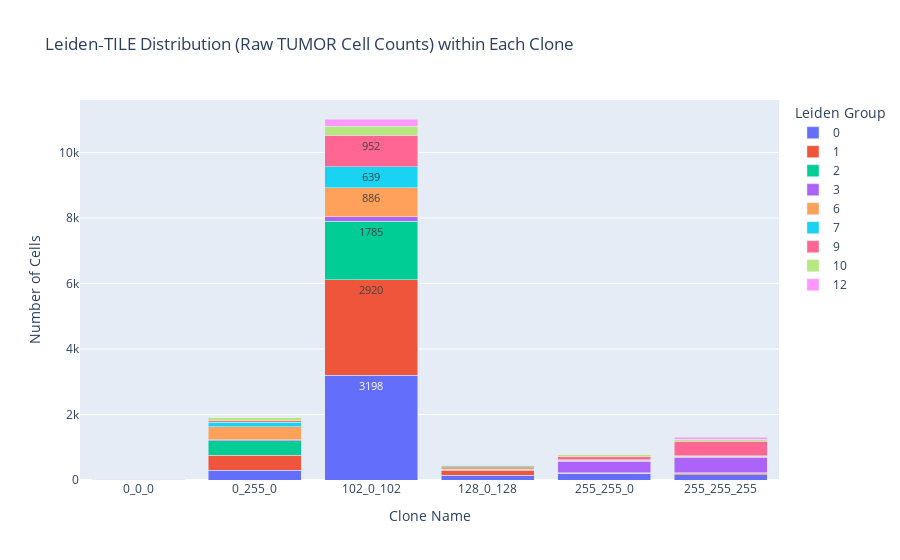

Here is the notebook cell this chart was saved with:
### Markdown cell above
## Tumor Cell Counts of Leiden by TILEs

### Code cell
import pandas as pd
import plotly.express as px

# 1. Extract the relevant columns from your AnnData
obs = adata_tumor_inTiles.obs[['Clone', 'leiden']].copy()

# 2. Filter to only the six Clone groups of interest
clone_list = ['102_0_102', '255_255_0', '255_255_255', '0_255_0', '128_0_128', '0_0_0']
obs = obs[obs['Clone'].isin(clone_list)]

# 3. Compute raw counts of each leiden within each Clone
counts = (
    obs
    .groupby(['Clone', 'leiden'])
    .size()
    .reset_index(name='count')
)

# 4. Create a stacked bar chart in Plotly
fig = px.bar(
    counts,
    x='Clone',
    y='count',
    color='leiden',
    title='Leiden‐TILE Distribution (Raw TUMOR Cell Counts) within Each Clone',
    labels={
        'count': 'Number of Cells',
        'Clone': 'Clone Name',
        'leiden': 'Leiden Group'
    },
    text='count'
)

fig.update_traces(
    texttemplate='%{text}',  # show raw counts
    textposition='inside'
)
fig.update_layout(
    barmode='stack',
    uniformtext_minsize=8,
    uniformtext_mode='hide'
)

fig.show()

### Figure 1 — Plotly figure (JSON) as saved in the notebook; plotly's stock layout.template omitted (floating-point values rounded to 4 significant figures)
{"data": [{"hovertemplate": "Leiden Group=0<br>Clone Name=%{x}<br>Number of Cells=%{text}<extra></extra>", "legendgroup": "0", "marker": {"color": "#636efa", "pattern": {"shape": ""}}, "name": "0", "orientation": "v", "showlegend": true, "text": [1.0, 293.0, 3198.0, 150.0, 184.0, 157.0], "textposition": "inside", "texttemplate": "%{text}", "type": "bar", "x": ["0_0_0", "0_255_0", "102_0_102", "128_0_128", "255_255_0", "255_255_255"], "xaxis": "x", "y": [1, 293, 3198, 150, 184, 157], "yaxis": "y"}, {"hovertemplate": "Leiden Group=1<br>Clone Name=%{x}<br>Number of Cells=%{text}<extra></extra>", "legendgroup": "1", "marker": {"color": "#EF553B", "pattern": {"shape": ""}}, "name": "1", "orientation": "v", "showlegend": true, "text": [0.0, 458.0, 2920.0, 149.0, 24.0, 54.0], "textposition": "inside", "texttemplate": "%{text}", "type": "bar", "x": ["0_0_0", "0_255_0", "102_0_102", "128_0_128", "255_255_0", "255_255_255"], "xaxis": "x", "y": [0, 458, 2920, 149, 24, 54], "yaxis": "y"}, {"hovertemplate": "Leiden Group=2<br>Clone Name=%{x}<br>Number of Cells=%{text}<extra></extra>", "legendgroup": "2", "marker": {"color": "#00cc96", "pattern": {"shape": ""}}, "name": "2", "orientation": "v", "showlegend": true, "text": [0.0, 454.0, 1785.0, 21.0, 7.0, 11.0], "textposition": "inside", "texttemplate": "%{text}", "type": "bar", "x": ["0_0_0", "0_255_0", "102_0_102", "128_0_128", "255_255_0", "255_255_255"], "xaxis": "x", "y": [0, 454, 1785, 21, 7, 11], "yaxis": "y"}, {"hovertemplate": "Leiden Group=3<br>Clone Name=%{x}<br>Number of Cells=%{text}<extra></extra>", "legendgroup": "3", "marker": {"color": "#ab63fa", "pattern": {"shape": ""}}, "name": "3", "orientation": "v", "showlegend": true, "text": [0.0, 21.0, 141.0, 4.0, 359.0, 472.0], "textposition": "inside", "texttemplate": "%{text}", "type": "bar", "x": ["0_0_0", "0_255_0", "102_0_102", "128_0_128", "255_255_0", "255_255_255"], "xaxis": "x", "y": [0, 21, 141, 4, 359, 472], "yaxis": "y"}, {"hovertemplate": "Leiden Group=6<br>Clone Name=%{x}<br>Number of Cells=%{text}<extra></extra>", "legendgroup": "6", "marker": {"color": "#FFA15A", "pattern": {"shape": ""}}, "name": "6", "orientation": "v", "showlegend": true, "text": [4.0, 395.0, 886.0, 86.0, 34.0, 39.0], "textposition": "inside", "texttemplate": "%{text}", "type": "bar", "x": ["0_0_0", "0_255_0", "102_0_102", "128_0_128", "255_255_0", "255_255_255"], "xaxis": "x", "y": [4, 395, 886, 86, 34, 39], "yaxis": "y"}, {"hovertemplate": "Leiden Group=7<br>Clone Name=%{x}<br>Number of Cells=%{text}<extra></extra>", "legendgroup": "7", "marker": {"color": "#19d3f3", "pattern": {"shape": ""}}, "name": "7", "orientation": "v", "showlegend": true, "text": [0.0, 137.0, 639.0, 41.0, 5.0, 6.0], "textposition": "inside", "texttemplate": "%{text}", "type": "bar", "x": ["0_0_0", "0_255_0", "102_0_102", "128_0_128", "255_255_0", "255_255_255"], "xaxis": "x", "y": [0, 137, 639, 41, 5, 6], "yaxis": "y"}, {"hovertemplate": "Leiden Group=9<br>Clone Name=%{x}<br>Number of Cells=%{text}<extra></extra>", "legendgroup": "9", "marker": {"color": "#FF6692", "pattern": {"shape": ""}}, "name": "9", "orientation": "v", "showlegend": true, "text": [15.0, 46.0, 952.0, 0.0, 94.0, 441.0], "textposition": "inside", "texttemplate": "%{text}", "type": "bar", "x": ["0_0_0", "0_255_0", "102_0_102", "128_0_128", "255_255_0", "255_255_255"], "xaxis": "x", "y": [15, 46, 952, 0, 94, 441], "yaxis": "y"}, {"hovertemplate": "Leiden Group=10<br>Clone Name=%{x}<br>Number of Cells=%{text}<extra></extra>", "legendgroup": "10", "marker": {"color": "#B6E880", "pattern": {"shape": ""}}, "name": "10", "orientation": "v", "showlegend": true, "text": [0.0, 99.0, 283.0, 11.0, 61.0, 62.0], "textposition": "inside", "texttemplate": "%{text}", "type": "bar", "x": ["0_0_0", "0_255_0", "102_0_102", "128_0_128", "255_255_0", "255_255_255"], "xaxis": "x", "y": [0, 99, 283, 11, 61, 62], "yaxis": "y"}, {"hovertemplate": "Leiden Group=12<br>Clone Name=%{x}<br>Number of Cells=%{text}<extra></extra>", "legendgroup": "12", "marker": {"color": "#FF97FF", "pattern": {"shape": ""}}, "name": "12", "orientation": "v", "showlegend": true, "text": [5.0, 4.0, 220.0, 0.0, 3.0, 71.0], "textposition": "inside", "texttemplate": "%{text}", "type": "bar", "x": ["0_0_0", "0_255_0", "102_0_102", "128_0_128", "255_255_0", "255_255_255"], "xaxis": "x", "y": [5, 4, 220, 0, 3, 71], "yaxis": "y"}], "layout": {"barmode": "stack", "legend": {"title": {"text": "Leiden Group"}, "tracegroupgap": 0}, "title": {"text": "Leiden‐TILE Distribution (Raw TUMOR Cell Counts) within Each Clone"}, "uniformtext": {"minsize": 8, "mode": "hide"}, "xaxis": {"anchor": "y", "domain": [0, 1], "title": {"text": "Clone Name"}}, "yaxis": {"anchor": "x", "domain": [0, 1], "title": {"text": "Number of Cells"}}}}
